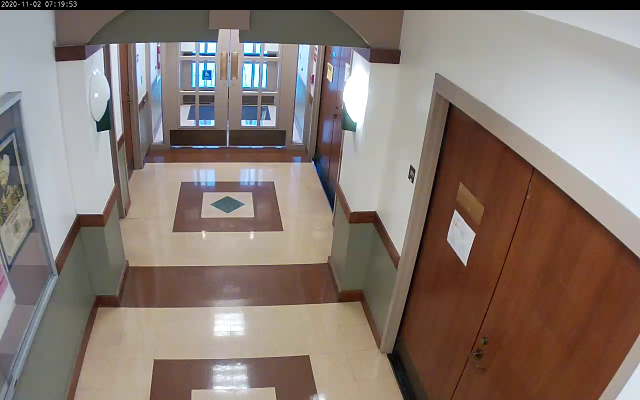
#> input picture Occupancy Calculation/Sample Files/intial_frame.png, 1280 x 800 px, given in place of Goddard Annex SE Exit 11_2_2020 7 15 00 AM.avi, which was not available (shown at 1/2 size)
$ jupyter execute --allow-errors 'Research Main.ipynb'   (shell and % lines are left out)   (older library calls are emulated)   (text cells are left out)
#> lines starting #> are read from the running program, lines starting #| are printed output that depends on the picture; pictures that were not available may be replaced by others from this repository, and a replacement may not be noted
[cell 1]
import tensorflow as tf
print("Num GPUs Available: ", len(tf.config.list_physical_devices()))
#> (this line was passed over: tensorflow is not available in this run)
tf.config.list_physical_devices()
#> (this line was passed over: tensorflow is not available in this run)

#> (a cell that did not finish here is left out)

[cell 3]
from tensorflow.python.client import device_lib
print(tf.config.list_physical_devices())
#> (this line was passed over: tensorflow is not available in this run)

[cell 4]
import os
import sys
import random
import math
import numpy as np
import skimage.io
import matplotlib
import matplotlib.pyplot as plt
print(os.path.abspath("../"))
from pycocotools.coco import COCO
# Root directory of the project
ROOT_DIR = os.path.abspath("../")

# Import Mask RCNN
sys.path.append(ROOT_DIR)  # To find local version of the library
from mrcnn import utils
import mrcnn.model as modellib
from mrcnn import visualize
# Import COCO config

sys.path.append(os.path.join(ROOT_DIR, r"D:\Research\aktwelve_mask_rcnn\samples/"))  # To find local version


# Directory to save logs and trained model
MODEL_DIR = os.path.join(ROOT_DIR, "logs")

# Local path to trained weights file
# COCO_MODEL_PATH = os.path.join(ROOT_DIR, "mask_rcnn_chile_0015.h5")
# # Download COCO trained weights from Releases if needed
# if not os.path.exists(COCO_MODEL_PATH):
#     utils.download_trained_weights(COCO_MODEL_PATH)

# Directory of images to run detection on
IMAGE_DIR = os.path.join(ROOT_DIR, "images")

[cell 5]
#!/usr/bin/env python
# coding: utf-8

# # Mask R-CNN Demo
#
# A quick intro to using the pre-trained model to detect and segment objects.

# In[18]:


import os
import sys
import random
import math
import numpy as np
import skimage.io
import matplotlib
import matplotlib.pyplot as plt
from pycocotools.coco import COCO
# Root directory of the project
ROOT_DIR = os.path.abspath("../")

# Import Mask RCNN
sys.path.append(ROOT_DIR)  # To find local version of the library
from mrcnn import utils
import mrcnn.model as modellib
from mrcnn import visualize
# Import COCO config
sys.path.append(os.path.join(ROOT_DIR, r"/content/Mask-RCNN-TF2/samples/coco/"))  # To find local version
import coco

get_ipython().run_line_magic('matplotlib', 'inline')

# Directory to save logs and trained model
MODEL_DIR = os.path.join(ROOT_DIR, "logs")

# Local path to trained weights file
COCO_MODEL_PATH = os.path.join(ROOT_DIR, "mask_rcnn_coco.h5")
# Download COCO trained weights from Releases if needed
if not os.path.exists(COCO_MODEL_PATH):
    utils.download_trained_weights(COCO_MODEL_PATH)
#> (this line was passed over: mrcnn is not available in this run)

# Directory of images to run detection on
IMAGE_DIR = os.path.join(ROOT_DIR, "fruits-360")


# ## Configurations
#
# We'll be using a model trained on the MS-COCO dataset. The configurations of this model are in the ```CocoConfig``` class in ```coco.py```.
#
# For inferencing, modify the configurations a bit to fit the task. To do so, sub-class the ```CocoConfig``` class and override the attributes you need to change.

# In[12]:


class InferenceConfig(coco.CocoConfig):
    # Set batch size to 1 since we'll be running inference on
    # one image at a time. Batch size = GPU_COUNT * IMAGES_PER_GPU
    GPU_COUNT = 1
    IMAGES_PER_GPU = 1

config = InferenceConfig()
#> (the rest of this cell did not finish here and is left out)

[cell 6]
# [6 lines left out: function create_central_pixels, not called in this run]

def detect_people(new_image):
    results = model.detect([new_image], verbose=1)
    r = results[0]
    classes = r['class_ids']
    person = np.where(classes == 1)
    people_rois = r['rois'][person]
    center_pixels = create_central_pixels(people_rois)
    return center_pixels

[cell 7]
import cv2
import numpy as np

# [7 lines left out: function draw_map, not called in this run]

def draw_concurrent_path(path,frame):
    for i in range(1,len(path)):
        cv2.line(frame,(path[i-1][0],path[i-1][1]),(path[i][0],path[i][1]),(0,255,0),5)

# [4 lines left out: function draw_path, not called in this run]

def draw_boundry(frame,bound_lx,bound_ly,bound_rx, bound_ry):
    cv2.rectangle(frame, (bound_lx,bound_ly),  (bound_rx, bound_ry), (36,255,12), 3)
    cv2.putText(frame, 'Boundry', (bound_lx, bound_ly-20), cv2.FONT_HERSHEY_SIMPLEX, 0.9, (36,255,12), 2)

# [7 lines left out: function process_image, not called in this run]

[cell 8]
import cv2
import numpy as np

def draw_map(floorplan,hall):
    total = hall[0]+hall[1]
    cv2.putText(floorplan, 'Total Number of Persons: {}'.format(total), (0, 30), cv2.FONT_HERSHEY_SIMPLEX, 0.9, (0,0,255), 2)
    cv2.putText(floorplan, '{}'.format(hall[1]), (930, 350), cv2.FONT_HERSHEY_SIMPLEX, 0.9, (0,0,255), 2)
    cv2.putText(floorplan, '{}'.format(hall[0]), (1485, 350), cv2.FONT_HERSHEY_SIMPLEX, 0.9, (0,0,255), 2)
    cv2.circle(floorplan, (940, 375), 10, (0, 0,255), 20)
    cv2.circle(floorplan, (1495, 375), 10, (0, 0,255), 20)

def draw_concurrent_path(path,frame):
    for i in range(1,len(path)):
        cv2.line(frame,(path[i-1][0],path[i-1][1]),(path[i][0],path[i][1]),(0,255,0),5)

# [4 lines left out: function draw_path, not called in this run]

def draw_boundry(frame,bound_lx,bound_ly,bound_rx, bound_ry):
    cv2.rectangle(frame, (bound_lx,bound_ly),  (bound_rx, bound_ry), (36,255,12), 3)
    cv2.putText(frame, 'Boundry', (bound_lx, bound_ly-20), cv2.FONT_HERSHEY_SIMPLEX, 0.9, (36,255,12), 2)

def process_image(frame1,frame2):
    diff = cv2.absdiff(frame1, frame2)
    gray = cv2.cvtColor(diff, cv2.COLOR_BGR2GRAY)
    blur = cv2.GaussianBlur(gray, (15,15), 5)
    _, thresh = cv2.threshold(blur, 15, 255, cv2.THRESH_BINARY)
    dilated = cv2.dilate(thresh, None, iterations=10)
    return dilated

#> (a cell that did not finish here is left out)

[cell 10]
import pandas as pd

[cell 11]
import csv
filename = "F:\Thomas and Brown Data\coords csv\Coords of Goddard Annex SE Exit 11_2_2020 7 15 00 AM.csv"
coord_array = [ [],[],[[325,333]],[[330,470]],[[325,333],[400,500]] ]

frame_count_samp = [0,1,2,3,4]
coord_df = pd.DataFrame()

[cell 12]
cap = cv2.VideoCapture('F:\Thomas and Brown Data\Goddard Annex SE Exit 11_2_2020 7 15 00 AM.avi')

#Grab first and second frame
ret, frame1 = cap.read()
#> frame1 is the input picture: shape (800, 1280, 3); mean B, G, R 114.1, 121.5, 134.9
ret, frame2 = cap.read()

frame_count = 0

#> (the rest of this cell did not finish here and is left out)

[cell 13]
cap1 = cv2.VideoCapture('F:\Thomas and Brown Data\Goddard Annex NW Hall 11_2_2020 4 05 00 AM.avi')
cap = cv2.VideoCapture('F:\Thomas and Brown Data\Goddard Annex SE Exit 11_2_2020 7 15 00 AM.avi')


frame_width = int( cap.get(cv2.CAP_PROP_FRAME_WIDTH))
frame_height =int( cap.get( cv2.CAP_PROP_FRAME_HEIGHT))

fourcc = cv2.VideoWriter_fourcc('X','V','I','D')

out = cv2.VideoWriter("output.avi", fourcc, 5.0, (1280,720))

#Grab first and second frame
ret, frame1 = cap.read()
ret, frame2 = cap.read()

ret, frame1_cam2 = cap1.read()
ret, frame2_cam2 = cap1.read()

frame1_cam2 = cv2.resize(frame1_cam2,(np.shape(frame1)[1],np.shape(frame1)[0]))
frame2_cam2 = cv2.resize(frame2_cam2,(np.shape(frame1)[1],np.shape(frame1)[0]))

#Images
floorplan = cv2.imread(r'C:\Users\Paulito\Documents\Research\resources\goddard floor plan.png')
path_vis = np.zeros(frame1.shape).astype(np.uint8)


final_out = np.zeros((2*frame_height,frame_width,3))

#Establish Boundry
bound_lx=50
bound_ly=100
bound_rx=1800
bound_ry=1000

#Initalize Variables
feed_0_path = []
feed_1_path = []
frame_count = 0
frame_deta = 0
p_id = 0

line_vect_feed_0 = []
line_vect_feed_1 = []
color_vect = []

path_count = 0
person_count_feed_0 = 0
person_count_feed_1 = 0
bgr_mat = (255 * np.random.random_sample([100000,3])).astype(int)
frame_vector = [[frame1,frame2],[frame1_cam2,frame2_cam2]]

while cap.isOpened():
    #Start Frame
    frame_count += 1

    #Proccess Image
    dilated = process_image(frame1, frame2)
#> in process_image, `diff = cv2.absdiff(frame1, frame2)`: diff: shape (800, 1280, 3); every value is 0
#> in process_image, `gray = cv2.cvtColor(diff, cv2.COLOR_BGR2GRAY)`: gray: shape (800, 1280); every value is 0

    contours, _ = cv2.findContours(dilated, cv2.RETR_TREE, cv2.CHAIN_APPROX_SIMPLE)
#> contours = []

    #Create Boundry
    draw_boundry(frame1, bound_lx, bound_ly, bound_rx, bound_ry)
#> in draw_boundry, `cv2.putText(frame, 'Boundry', (bound_lx, bound_ly-20), cv2.FONT_HERSHE..`:
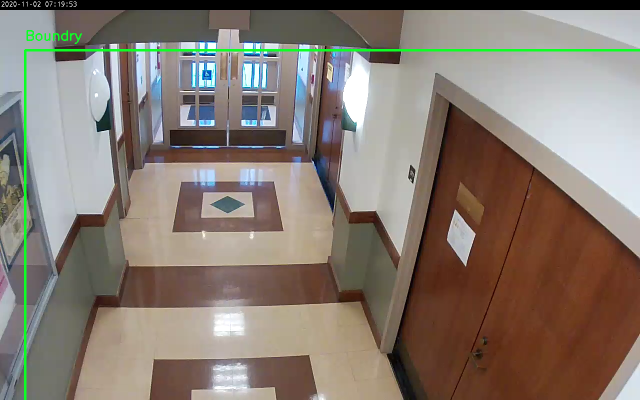
#> frame: shape (800, 1280, 3) (shown at 1/2 size); mean B, G, R 112.9, 122.6, 133.5

    #Reset Empty Flag
    empty_flag = True
    for person in contours:

        #Get Coords
        (x, y, w, h) = cv2.boundingRect(person)

        #Create boundry condition
        in_bound_l = (x+int(w/2)>bound_lx) & (y+int(h/2)-50>bound_ly)
        in_bound_r = (x+int(w/2)<bound_rx) & (y+int(h/2)-50<bound_ry)
        in_bound = in_bound_l & in_bound_r

        if in_bound:

            if (cv2.contourArea(person) > 10000 ):

                #Reset flag and draw rectangle
                empty_flag = False
                cv2.rectangle(frame1, (x, y), (x+w, y+h), (0, 255, 0), 2)

                p_id = 0
                cv2.putText(frame1, 'Person ID: {} '.format(p_id), (x, y-10), cv2.FONT_HERSHEY_SIMPLEX, 0.9, (36,255,12), 2)

                #Draw map and path

                draw_concurrent_path(feed_0_path, frame1)

                feed_0_path.append([x+int(w/2)-50,y+int(h/2)-50])
#> this loop made 0 passes
#> after the loop, feed_0_path = []

    #See if path needs to be saved and reset
    if empty_flag:
        if len(feed_0_path) > 30:
            b,g,r = bgr_mat[path_count]
            line_vect_feed_0+=[feed_0_path]
            color_vect+=[[b,g,r]]
            path_count += 1
            feed_0_path = []
            person_count_feed_0 = 0
    else:
        person_count_feed_0 = 1

    #Reset and keep path
    if len(line_vect_feed_0)>0:
        for p in range(len(line_vect_feed_0)):

            b,g,r = color_vect[p]
            draw_path(line_vect_feed_0[p], frame1,b,g,r)
            draw_path(line_vect_feed_0[p], path_vis,b,g,r)


###########

    #Proccess Image
    blur1 = cv2.GaussianBlur(frame1_cam2, (11,11), 5)
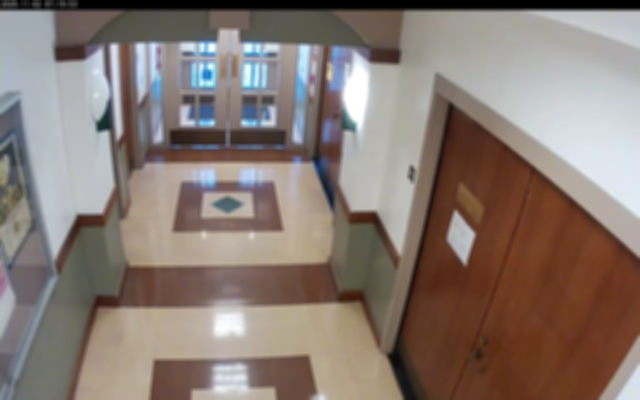
#> blur1: shape (800, 1280, 3) (shown at 1/2 size); mean B, G, R 114.1, 121.5, 134.9
    blur2 = cv2.GaussianBlur(frame2_cam2, (11,11), 5)
    dilated = process_image(blur1, blur2)


    contours, _ = cv2.findContours(dilated, cv2.RETR_TREE, cv2.CHAIN_APPROX_SIMPLE)

    #Create Boundry
    draw_boundry(frame1_cam2, bound_lx, bound_ly, bound_rx, bound_ry)

    #Reset Empty Flag
    empty_flag = True
    for person in contours:

        #Get Coords
        (x, y, w, h) = cv2.boundingRect(person)

        #Create boundry condition
        in_bound_l = (x+int(w/2)>bound_lx) & (y+int(h/2)-50>bound_ly)
        in_bound_r = (x+int(w/2)<bound_rx) & (y+int(h/2)-50<bound_ry)
        in_bound = in_bound_l & in_bound_r

        if in_bound:

            if (cv2.contourArea(person) > 15000 ):

                #Reset flag and draw rectangle
                empty_flag = False
                cv2.rectangle(frame1_cam2, (x, y), (x+w, y+h), (0, 255, 0), 2)

                p_id = 1
                cv2.putText(frame1_cam2, 'Person ID: {} '.format(p_id), (x, y-10), cv2.FONT_HERSHEY_SIMPLEX, 0.9, (36,255,12), 2)

                #Draw map and path

                draw_concurrent_path(feed_1_path, frame1_cam2)

                feed_1_path.append([x+int(w/2)-50,y+int(h/2)-50])
#> after the loop, feed_1_path = []

    #See if path needs to be saved and reset
    if empty_flag:
        if len(feed_1_path) > 10:
            b,g,r = bgr_mat[path_count]
            line_vect_feed_1+=[feed_1_path]
            color_vect+=[[b,g,r]]
            path_count += 1
            p_id = 1
            feed_1_path = []
            person_count_feed_1 = 0
    else:
        person_count_feed_1 = 1

    #Reset and keep path
    if len(line_vect_feed_1)>0:
        for p in range(len(line_vect_feed_1)):

            b,g,r = color_vect[p]
            draw_path(line_vect_feed_1[p], frame1_cam2,b,g,r)
            draw_path(line_vect_feed_1[p], path_vis,b,g,r)

    # Calculate Hall Data
    hall = [person_count_feed_0,person_count_feed_1]


        #Display Images

    final_out[0:frame_height,0:frame_width] = frame1
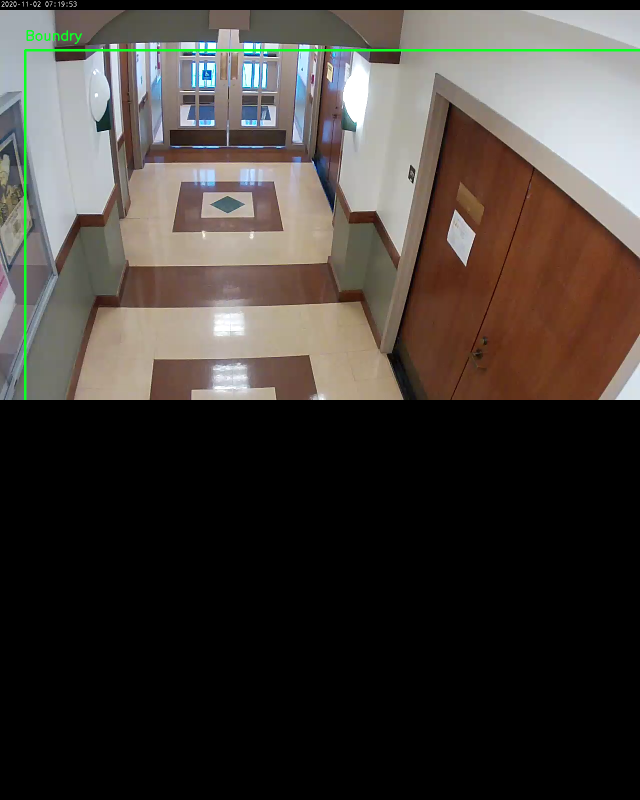
#> final_out: shape (1600, 1280, 3) float64 (shown at 1/2 size); mean B, G, R 56.4, 61.3, 66.8
    final_out[frame_height:2*frame_height,0:frame_width] = frame1_cam2
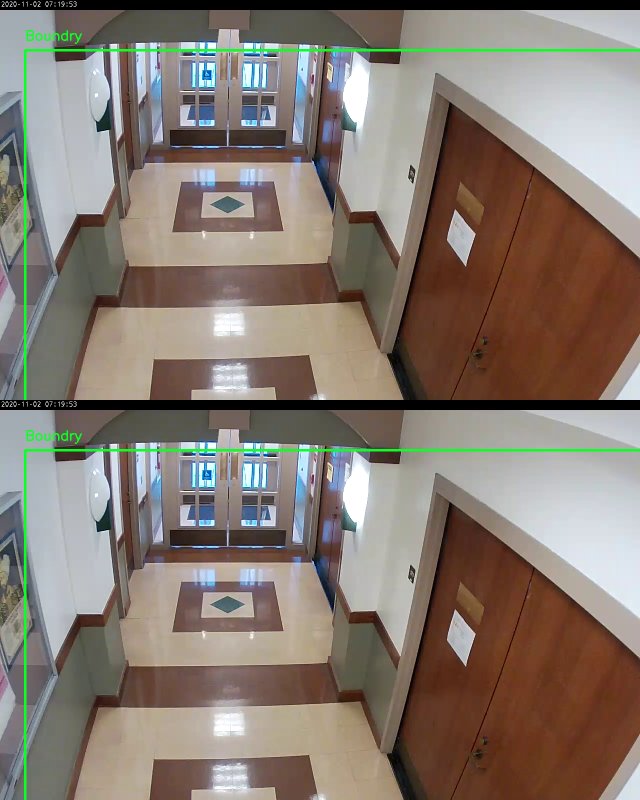
#> final_out: shape (1600, 1280, 3) float64 (shown at 1/2 size); mean B, G, R 112.9, 122.6, 133.5
    cv2.imshow("Live Feed", final_out.astype(np.uint8))
    floorplan = cv2.imread("F:\Thomas and Brown Data\goddard floor plan.png")
    draw_map(floorplan,hall)
    cv2.imshow("Floor Plan", floorplan)
    cv2.imshow("blur",blur1)


    #Reset frames
    frame1 = frame2
    frame1_cam2 = frame2_cam2


    ret, frame2 = cap.read()
    ret, frame2_cam2 = cap1.read()
    frame2_cam2 = cv2.resize(frame2_cam2,(np.shape(frame2)[1],np.shape(frame2)[0]))

    frame_vector = [[frame1,frame2],[frame1_cam2,frame2_cam2]]

    if cv2.waitKey(40) == ord('q'):
#> (key q is pressed here)
        break

cv2.destroyAllWindows()
cap.release()
out.release()

[cell 14]
cap1 = cv2.VideoCapture('F:\Thomas and Brown Data\Goddard Annex NW Hall 11_2_2020 4 05 00 AM.avi')
cap = cv2.VideoCapture('F:\Thomas and Brown Data\Goddard Annex SE Exit 11_2_2020 7 15 00 AM.avi')


frame_width = int( cap.get(cv2.CAP_PROP_FRAME_WIDTH))
#> frame_width = 1280
frame_height =int( cap.get( cv2.CAP_PROP_FRAME_HEIGHT))
#> frame_height = 800

fourcc = cv2.VideoWriter_fourcc('X','V','I','D')
#> fourcc = 1145656920

out = cv2.VideoWriter("output.avi", fourcc, 5.0, (1280,720))

#Grab first and second frame
ret, frame1 = cap.read()
ret, frame2 = cap.read()

ret, frame1_cam2 = cap1.read()
ret, frame2_cam2 = cap1.read()

frame1_cam2 = cv2.resize(frame1_cam2,(np.shape(frame1)[1],np.shape(frame1)[0]))
frame2_cam2 = cv2.resize(frame2_cam2,(np.shape(frame1)[1],np.shape(frame1)[0]))

#Images
floorplan = cv2.imread(r'C:\Users\Paulito\Documents\Research\resources\goddard floor plan.png')
path_vis = np.zeros(frame1.shape).astype(np.uint8)


final_out = np.zeros((2*frame_height,frame_width,3))

#Establish Boundry
bound_lx=50
bound_ly=100
bound_rx=1800
bound_ry=1000

#Initalize Variables
feed_0_path = []
feed_1_path = []
frame_count = 0
frame_deta = 0
p_id = 0

line_vect_feed_0 = []
line_vect_feed_1 = []
color_vect = []

path_count = 0
person_count_feed_0 = 0
person_count_feed_1 = 0
bgr_mat = (255 * np.random.random_sample([100000,3])).astype(int)
frame_vector = [[frame1,frame2],[frame1_cam2,frame2_cam2]]

#> (the rest of this cell did not finish here and is left out)


    #Reset Empty Flag
    empty_flag = True
    people_coords = detect_people(new_image)

#     for person in people_coords:

# #         #Get Coords
# #         (x, y, w, h) = cv2.boundingRect(person)

# #         #Create boundry condition
# #         in_bound_l = (x+int(w/2)>bound_lx) & (y+int(h/2)-50>bound_ly)
# #         in_bound_r = (x+int(w/2)<bound_rx) & (y+int(h/2)-50<bound_ry)
# #         in_bound = in_bound_l & in_bound_r

# #         if in_bound:


#             #Reset flag and draw rectangle
#         empty_flag = False
#         cv2.rectangle(frame1, (x, y), (x+w, y+h), (0, 255, 0), 2)

#         p_id = 0
#         cv2.putText(frame1, 'Person ID: {} '.format(p_id), (x, y-10), cv2.FONT_HERSHEY_SIMPLEX, 0.9, (36,255,12), 2)

#             #Draw map and path

    draw_concurrent_path(feed_0_path, frame1)

    feed_0_path.append([people_coords])

    #See if path needs to be saved and reset
    if empty_flag:
        if len(feed_0_path) > 30:
            b,g,r = bgr_mat[path_count]
            line_vect_feed_0+=[feed_0_path]
            color_vect+=[[b,g,r]]
            path_count += 1
            feed_0_path = []
            person_count_feed_0 = 0
    else:
        person_count_feed_0 = 1

    #Reset and keep path
    if len(line_vect_feed_0)>0:
        for p in range(len(line_vect_feed_0)):

            b,g,r = color_vect[p]
            draw_path(line_vect_feed_0[p], frame1,b,g,r)
            draw_path(line_vect_feed_0[p], path_vis,b,g,r)


###########

    #Proccess Image
    blur1 = cv2.GaussianBlur(frame1_cam2, (11,11), 5)
    blur2 = cv2.GaussianBlur(frame2_cam2, (11,11), 5)
    dilated = process_image(blur1, blur2)


    contours, _ = cv2.findContours(dilated, cv2.RETR_TREE, cv2.CHAIN_APPROX_SIMPLE)

    #Create Boundry
    draw_boundry(frame1_cam2, bound_lx, bound_ly, bound_rx, bound_ry)

    #Reset Empty Flag
    empty_flag = True
    for person in contours:

        #Get Coords
        (x, y, w, h) = cv2.boundingRect(person)

        #Create boundry condition
        in_bound_l = (x+int(w/2)>bound_lx) & (y+int(h/2)-50>bound_ly)
        in_bound_r = (x+int(w/2)<bound_rx) & (y+int(h/2)-50<bound_ry)
        in_bound = in_bound_l & in_bound_r

        if in_bound:

            if (cv2.contourArea(person) > 15000 ):

                #Reset flag and draw rectangle
                empty_flag = False
                cv2.rectangle(frame1_cam2, (x, y), (x+w, y+h), (0, 255, 0), 2)

                p_id = 1
                cv2.putText(frame1_cam2, 'Person ID: {} '.format(p_id), (x, y-10), cv2.FONT_HERSHEY_SIMPLEX, 0.9, (36,255,12), 2)

                #Draw map and path

                draw_concurrent_path(feed_1_path, frame1_cam2)

                feed_1_path.append([x+int(w/2)-50,y+int(h/2)-50])

    #See if path needs to be saved and reset
    if empty_flag:
        if len(feed_1_path) > 10:
            b,g,r = bgr_mat[path_count]
            line_vect_feed_1+=[feed_1_path]
            color_vect+=[[b,g,r]]
            path_count += 1
            p_id = 1
            feed_1_path = []
            person_count_feed_1 = 0
    else:
        person_count_feed_1 = 1

    #Reset and keep path
    if len(line_vect_feed_1)>0:
        for p in range(len(line_vect_feed_1)):

            b,g,r = color_vect[p]
            draw_path(line_vect_feed_1[p], frame1_cam2,b,g,r)
            draw_path(line_vect_feed_1[p], path_vis,b,g,r)

    # Calculate Hall Data
    hall = [person_count_feed_0,person_count_feed_1]


        #Display Images

    final_out[0:frame_height,0:frame_width] = frame1
    final_out[frame_height:2*frame_height,0:frame_width] = frame1_cam2
    cv2.imshow("Live Feed", final_out.astype(np.uint8))
    floorplan = cv2.imread("F:\Thomas and Brown Data\goddard floor plan.png")
    draw_map(floorplan,hall)
    cv2.imshow("Floor Plan", floorplan)
    cv2.imshow("blur",blur1)


    #Reset frames
    frame1 = frame2
    frame1_cam2 = frame2_cam2


    ret, frame2 = cap.read()
    ret, frame2_cam2 = cap1.read()
    frame2_cam2 = cv2.resize(frame2_cam2,(np.shape(frame2)[1],np.shape(frame2)[0]))

    frame_vector = [[frame1,frame2],[frame1_cam2,frame2_cam2]]

    if cv2.waitKey(40) == ord('q'):
        break

cv2.destroyAllWindows()
cap.release()
out.release()
